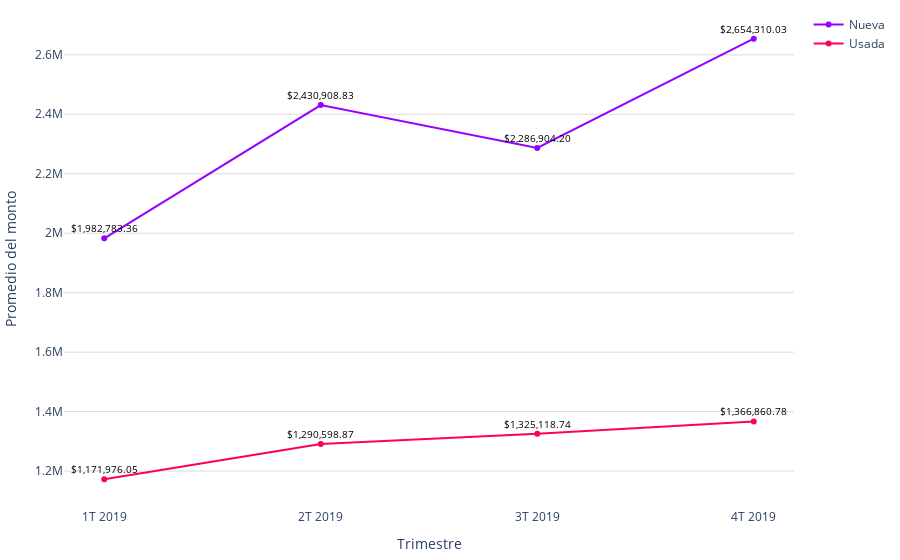

The code cell stored with this chart in its notebook:
### Code cell
# Datos
trimestres = promedio_monto_por_modalidad_mes['trimestre']
modalidades = promedio_monto_por_modalidad_mes['modalidad']
promedios = promedio_monto_por_modalidad_mes['promedio']

# Limpiar las cadenas de promedio y convertirlas a números
promedios_limpios = [float(promedio.replace(',', '')) for promedio in promedios]

colors = ['#9500ff', '#ff0059']
fig = go.Figure()

# Agregar líneas para cada modalidad
for i, modalidad in enumerate(modalidades.unique()):
    df_modalidad = promedio_monto_por_modalidad_mes[promedio_monto_por_modalidad_mes['modalidad'] == modalidad]
    fig.add_trace(go.Scatter(
        x=df_modalidad['trimestre'],
        y=df_modalidad['promedio'].apply(lambda x: float(x.replace(',', ''))),  # Usar los promedios limpios
        mode='markers+lines',
        name=modalidad,
        line=dict(color=colors[i % len(colors)])  # Asignar colores a las líneas
    ))

fig.update_layout(
    #title='Promedio de valor de créditos para viviendas nuevas y usadas (2023)',
    xaxis=dict(title='Trimestre'),
    yaxis=dict(title='Promedio del monto', gridcolor='#dddcda'),
    margin=dict(l=10, r=10, t=10, b=10),  # Ajusta los márgenes (left, right, top, bottom)
    plot_bgcolor='rgba(0,0,0,0)',  # Color de fondo del gráfico
)

# Agregar etiquetas de texto a los puntos con símbolo de dólar
for trace in fig.data:
    df_modalidad = promedio_monto_por_modalidad_mes[promedio_monto_por_modalidad_mes['modalidad'] == trace.name]
    for i, point in enumerate(trace.y):
        # Formatear el promedio con símbolo de dólar
        promedio_con_dolar = f'${df_modalidad.iloc[i]["promedio"]}'
        fig.add_annotation(
            x=trace.x[i],
            y=point,
            text=promedio_con_dolar,
            showarrow=False,
            font=dict(color='black', size=10),
            yshift=10
        )

# Exportar gráfica como archivo HTML
def guardar_grafico_como_html(fig, nombre_archivo, carpeta='assets\graficas'):
    # Crear la carpeta si no existe
    if not os.path.exists(carpeta):
        os.makedirs(carpeta)
    config = {
        'displaylogo': False,  # Ocultar el logo de Plotly
        'modeBarButtonsToRemove': [
            'toImage',       # Botón para guardar como imagen
            'select2d',      # Box select
            'lasso2d',       # Lasso select
            'resetScale2d',  # Reset Axes
        ]
    }
    # Gráfica como archivo HTML en la carpeta especificada
    pio.write_html(fig, f'{carpeta}/{nombre_archivo}.html', config=config)

guardar_grafico_como_html(fig, 'g_scatt_creditos_nuevausada_2019', carpeta='assets\graficas')
fig.show()

### Figure 1 — Plotly figure (JSON) as saved in the notebook; plotly's stock layout.template omitted (floating-point values rounded to 4 significant figures)
{"data": [{"line": {"color": "#9500ff"}, "mode": "markers+lines", "name": "Nueva", "type": "scatter", "x": ["1T 2019", "2T 2019", "3T 2019", "4T 2019"], "y": [1983000.0, 2431000.0, 2287000.0, 2654000.0]}, {"line": {"color": "#ff0059"}, "mode": "markers+lines", "name": "Usada", "type": "scatter", "x": ["1T 2019", "2T 2019", "3T 2019", "4T 2019"], "y": [1172000.0, 1291000.0, 1325000.0, 1367000.0]}], "layout": {"annotations": [{"font": {"color": "black", "size": 10}, "showarrow": false, "text": "$1,982,783.36", "x": "1T 2019", "y": 1983000.0, "yshift": 10}, {"font": {"color": "black", "size": 10}, "showarrow": false, "text": "$2,430,908.83", "x": "2T 2019", "y": 2431000.0, "yshift": 10}, {"font": {"color": "black", "size": 10}, "showarrow": false, "text": "$2,286,904.20", "x": "3T 2019", "y": 2287000.0, "yshift": 10}, {"font": {"color": "black", "size": 10}, "showarrow": false, "text": "$2,654,310.03", "x": "4T 2019", "y": 2654000.0, "yshift": 10}, {"font": {"color": "black", "size": 10}, "showarrow": false, "text": "$1,171,976.05", "x": "1T 2019", "y": 1172000.0, "yshift": 10}, {"font": {"color": "black", "size": 10}, "showarrow": false, "text": "$1,290,598.87", "x": "2T 2019", "y": 1291000.0, "yshift": 10}, {"font": {"color": "black", "size": 10}, "showarrow": false, "text": "$1,325,118.74", "x": "3T 2019", "y": 1325000.0, "yshift": 10}, {"font": {"color": "black", "size": 10}, "showarrow": false, "text": "$1,366,860.78", "x": "4T 2019", "y": 1367000.0, "yshift": 10}], "margin": {"b": 10, "l": 10, "r": 10, "t": 10}, "plot_bgcolor": "rgba(0,0,0,0)", "xaxis": {"title": {"text": "Trimestre"}}, "yaxis": {"gridcolor": "#dddcda", "title": {"text": "Promedio del monto"}}}}
